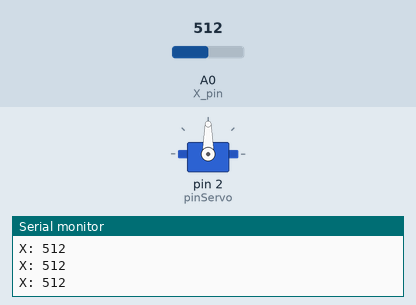
This sketch was run on a simulated Arduino Uno, built with avr-gcc and run on an emulated ATmega328P. On the bench: servo, the last lines printed to the serial monitor. The inputs (shaded band) are chosen by the test bench; at power-on: A0 (X_pin) = 512.

Above: at 1.2 s.
1.3 s: A0 (X_pin) set to 106
At 2.0 s:
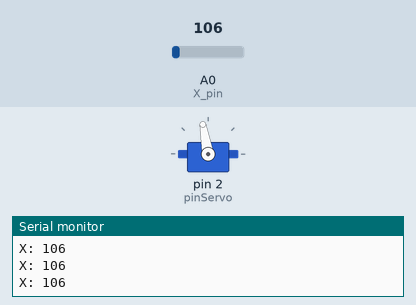
2.8 s: A0 (X_pin) set to 94
At 4.0 s:
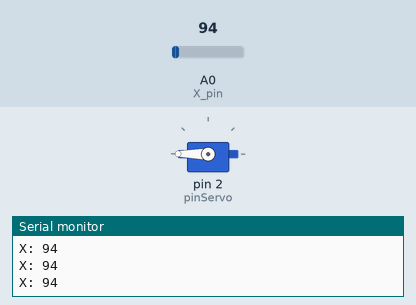
4.3 s: A0 (X_pin) set to 622
At 5.3 s:
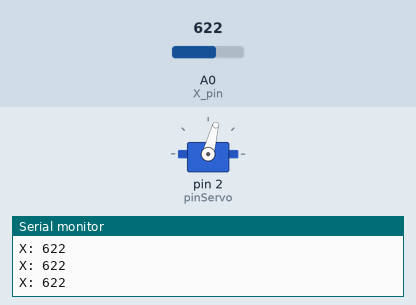
5.8 s: A0 (X_pin) set to 982
At 6.4 s:
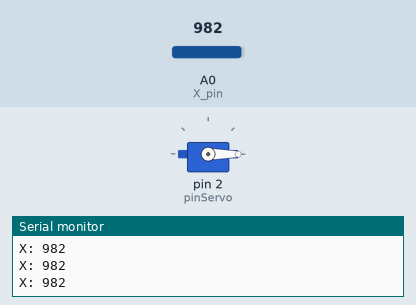
7.3 s: A0 (X_pin) set to 1012
8.8 s: A0 (X_pin) set to 913
At 10.0 s:
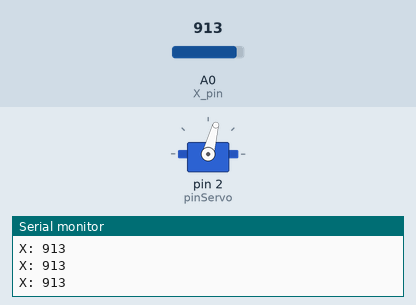
Timing chart, 0 to 11.3 s (numbered marks = the images above; inputs shaded):
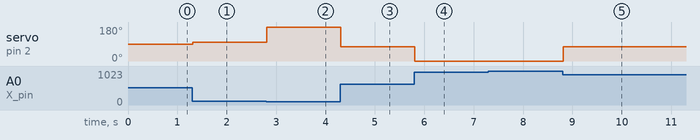

Measured:
- the behaviour switches between 100 and 99 on A0 (X_pin) (found by bisection; images 1 and 2)
- after the input at 1.3 s, servo on pin 2 (pinServo): 90° → 100° at once
- after the input at 2.8 s, servo on pin 2 (pinServo): 100° → 180° at once
- after the input at 4.3 s, servo on pin 2 (pinServo): 180° → 75° at once
- after the input at 5.8 s, servo on pin 2 (pinServo): 75° → 0° at once
- after the input at 8.8 s, servo on pin 2 (pinServo): 0° → 75° at once

The sketch:

Actividad-4.1.ino
```cpp
#include <Servo.h>

#define boton_pin 13 // pin digital para el botón
#define X_pin A0 // pin analógico para leer eje X

Servo servo;
int pinServo = 2;

void setup() {
  // put your setup code here, to run once:
  Serial.begin(9600);
  servo.attach(pinServo);
  pinMode(boton_pin, INPUT_PULLUP);

}

void loop() {
  // put your main code here, to run repeatedly:
  int valorX = analogRead(X_pin);
  Serial.println("X: "+String(valorX));

  if(valorX < 100){
    servo.write(180);
  }
  else if(valorX > 100 && valorX < 412){
    servo.write(100);
  }
  else if(valorX > 412 && valorX < 612){
    servo.write(90);
  }
  else if(valorX > 612 && valorX < 923){
    servo.write(75);
  }
  else if(valorX > 923){
    servo.write(0);
  }

}
```
